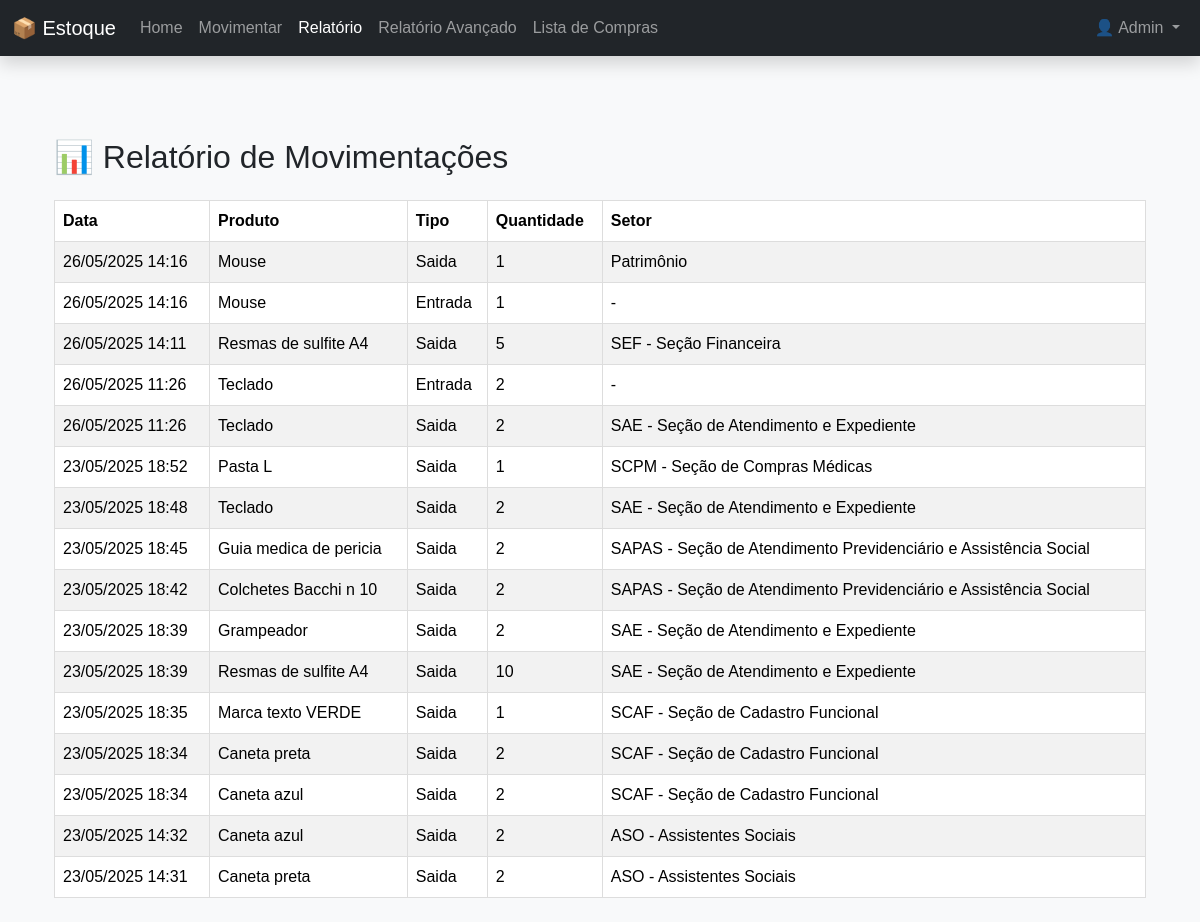
Page /relatorio (signed in) on the earlier database version.
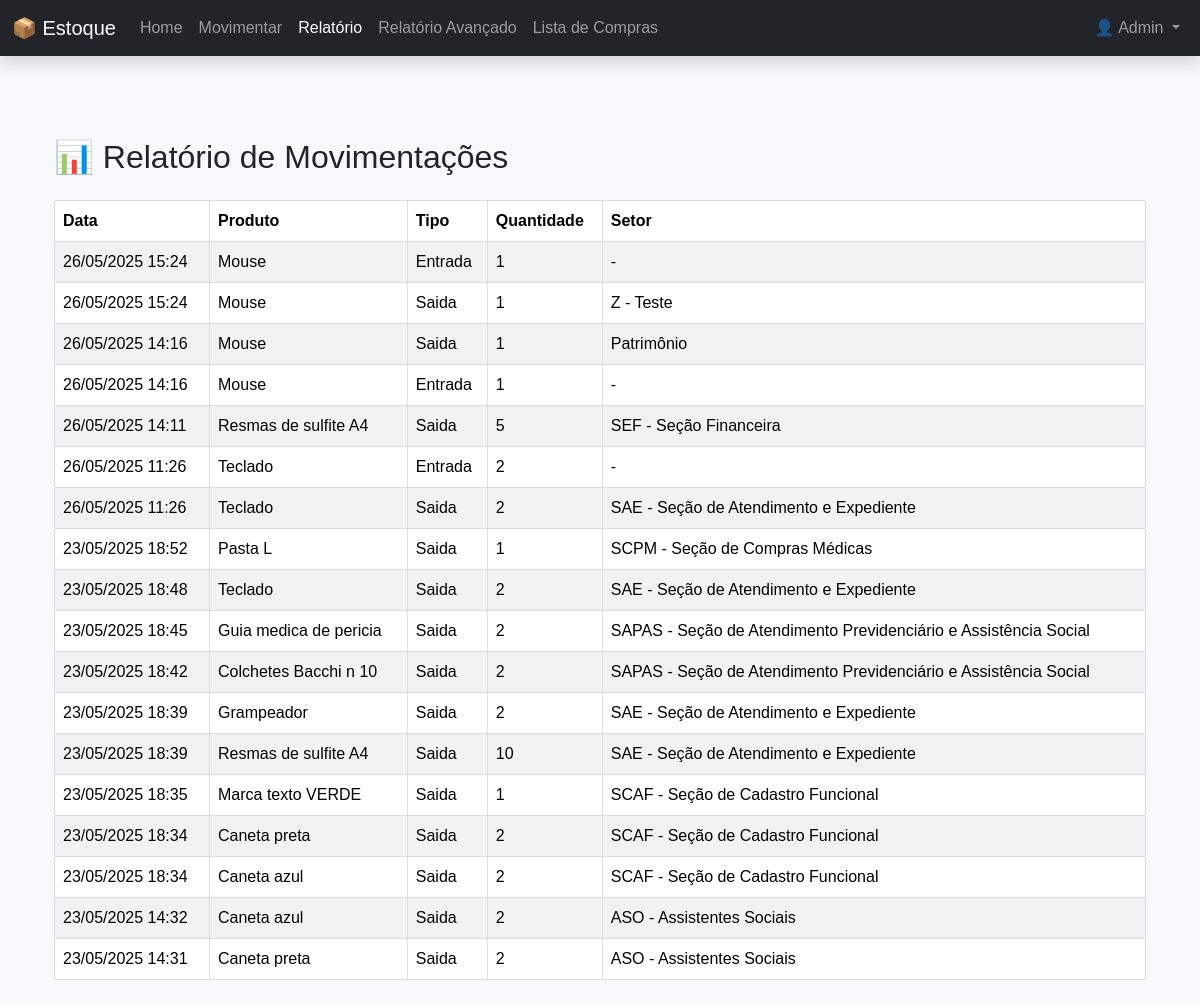
Same page on the later database version.
### models.py (models this page shows, shortened)
class Usuario(db.Model, UserMixin):
    id = db.Column(db.Integer, primary_key=True)
    nome = db.Column(db.String(100), nullable=False)
    email = db.Column(db.String(100), unique=True, nullable=False)
    senha = db.Column(db.String(200), nullable=False)
    tipo = db.Column(db.String(20), nullable=False, default='usuario')
    @property
    def is_admin(self):
        return self.tipo == 'admin'

class Movimentacao(db.Model):
    __tablename__ = 'movimentacoes'
    id = db.Column(db.Integer, primary_key=True)
    produto_id = db.Column(db.Integer, db.ForeignKey('produtos.id'))
    tipo = db.Column(db.String(10))  # entrada ou saida
    quantidade = db.Column(db.Integer)
    data = db.Column(db.DateTime, default=datetime.utcnow)
    setor_id = db.Column(db.Integer, db.ForeignKey('setores.id'), nullable=True)
    produto = db.relationship('Produto', backref='movimentacoes')
    setor = db.relationship('Setor', backref='movimentacoes')

class Produto(db.Model):
    __tablename__ = 'produtos'
    id = db.Column(db.Integer, primary_key=True)
    nome = db.Column(db.String(100), nullable=False)
    quantidade = db.Column(db.Integer, nullable=False)
    preco = db.Column(db.Float, nullable=False)
    estoque_minimo = db.Column(db.Integer, nullable=False, default=0)
    categoria_id = db.Column(db.Integer, db.ForeignKey('categoria.id'), nullable=False)

class Setor(db.Model):
    __tablename__ = 'setores'
    id = db.Column(db.Integer, primary_key=True)
    nome = db.Column(db.String(100), nullable=False)

### app.py (the view)
@app.route('/relatorio')
@login_required
def relatorio():
    movimentacoes = Movimentacao.query.order_by(Movimentacao.data.desc()).all()
    return render_template('relatorio.html', movimentacoes=movimentacoes)

### app.py (called while the page is built)
@login_manager.user_loader
def load_user(user_id):
    return Usuario.query.get(int(user_id))

### templates/relatorio.html (shortened to what this page needs)
{% extends 'base.html' %}
{% block content %}
  <div class="container mt-5">
    <h2 class="mb-4">📊 Relatório de Movimentações</h2>
    <table class="table table-striped">
      <thead>
        <tr>
          <th>Data</th>
          <th>Produto</th>
          <th>Tipo</th>
          <th>Quantidade</th>
          <th>Setor</th>
        </tr>
      </thead>
      <tbody>
        {% for mov in movimentacoes %}
        <tr>
          <td>{{ mov.data.strftime('%d/%m/%Y %H:%M') }}</td>
          <td>{{ mov.produto.nome }}</td>
          <td>{{ mov.tipo.title() }}</td>
          <td>{{ mov.quantidade }}</td>
          <td>
            {% if mov.tipo == 'saida' and mov.setor %}
              {{ mov.setor.nome }}
            {% else %}
              -
            {% endif %}
          </td>
        </tr>
        {% endfor %}
      </tbody>
    </table>
  </div>
{% endblock %}

### templates/base.html (shortened to what this page needs)
<!DOCTYPE html>
<html lang="pt-br">
<head>
  <link href="https://cdn.jsdelivr.net/npm/bootstrap@5.3.3/dist/css/bootstrap.min.css" rel="stylesheet">
  <link rel="stylesheet" href="{{ url_for('static', filename='css/style.css') }}">
</head>
<body class="bg-light">
  <nav class="navbar navbar-expand-lg navbar-dark bg-dark fixed-top shadow">
    <div class="container-fluid">
      <a class="navbar-brand" href="{{ url_for('index') }}">📦 Estoque</a>
      <div class="collapse navbar-collapse" id="navbarNav">
        <ul class="navbar-nav me-auto">
          <li class="nav-item">
            <a class="nav-link {% if request.endpoint == 'index' %}active{% endif %}" href="{{ url_for('index') }}">Home</a>
          </li>
          <li class="nav-item">
            <a class="nav-link {% if request.endpoint == 'movimentar' %}active{% endif %}" href="{{ url_for('movimentar') }}">Movimentar</a>
          </li>
          <li class="nav-item">
            <a class="nav-link {% if request.endpoint == 'relatorio' %}active{% endif %}" href="{{ url_for('relatorio') }}">Relatório</a>
          </li>
          <li class="nav-item">
            <a class="nav-link" href="{{ url_for('relatorio_avancado') }}">Relatório Avançado</a>
          </li>
                    <li class="nav-item">
            <a class="nav-link" href="{{ url_for('lista_compras') }}">Lista de Compras</a>
          </li>
        </ul>
        <ul class="navbar-nav ms-auto">
        {% if current_user.is_authenticated %}
          <li class="nav-item dropdown">
            <a class="nav-link dropdown-toggle" href="#" id="userDropdown" role="button" data-bs-toggle="dropdown" aria-expanded="false">
              👤 {{ current_user.nome }}
            </a>
          </li>
        {% else %}
          <li class="nav-item">
            <a class="nav-link text-success" href="{{ url_for('login') }}">Login</a>
          </li>
        {% endif %}
        </ul>
      </div>
    </div>
  </nav>
  <main class="container my-4">
    {% block content %}{% endblock %}
  </main>
</body>
</html>

### static/css/style.css (style rules this page uses)
body { font-family: Arial, sans-serif; margin: 20px; }
table { margin-top: 20px; border-collapse: collapse; width: 100%; }
table, th, td { border: 1px solid #ddd; }
th, td { padding: 8px; }

### templates/base.html (style rules this page uses)
body { padding-top: 70px; }

Differences in the rows shown:
added Movimentacao: data "26/05/2025 15:24", produto.nome "Mouse", tipo "Entrada", quantidade "1"
added Movimentacao: data "26/05/2025 15:24", produto.nome "Mouse", tipo "Saida", quantidade "1", setor.nome "Z - Teste"
